Frame 1 (no input): blank canvas, image omitted
Frame 60 (the mouse pressed at the canvas centre just before this capture): blank canvas, image omitted
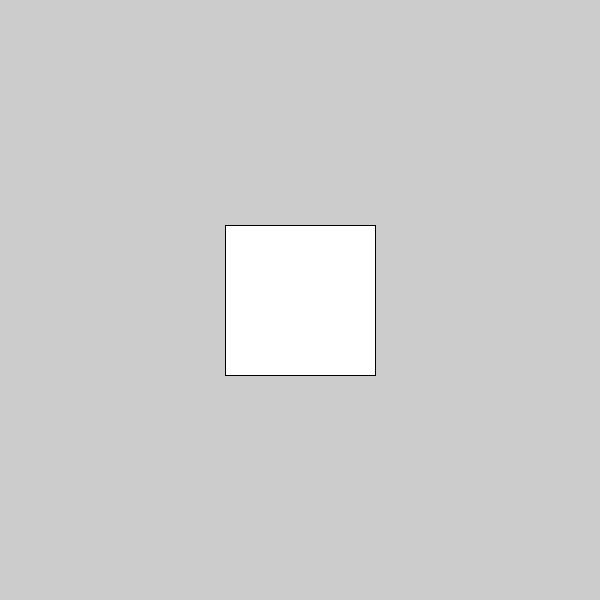
Frame 120 (the mouse held since frame 60 and released just before this capture)

The Processing sketch whose frames 1 and 60 were blank and that drew this single picture after the mouse press (run headless with seeded random() and noise(); from frame 60 on, the mouse is pressed at the canvas centre):

// Processing sketch: ex609b
// ── ex609b.pde
// Ex 6-9 larger

void setup() {
  size(600, 600);
}

void draw() {
  background(204);
  translate(mouseX, mouseY);
  float scalar = mouseX / 60.0;
  scale(scalar);
  strokeWeight(1.0 / scalar);
  rect(-15, -15, 30, 30);
}
